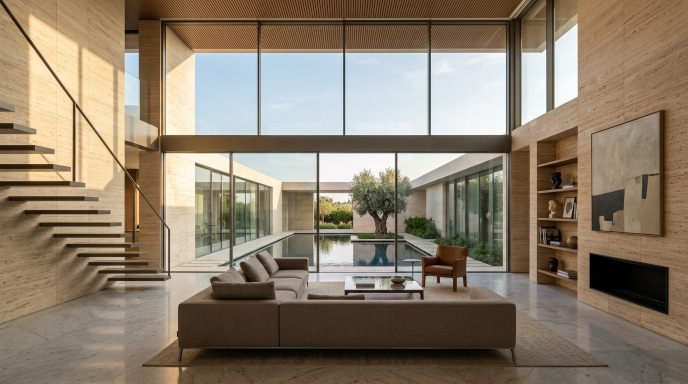
#> input picture assets/images/hero_render.jpg, 1376 x 768 px (shown at 1/2 size)
$ python generate_hero_video.py
#> lines starting #> are read from the running program, lines starting #| are printed output that depends on the picture
import cv2
import numpy as np
import math
from PIL import Image

def create_hero_video(render_path, sketch_path, output_path, duration=10, fps=30):
#> called with render_path = 'assets/images/hero_render.jpg', sketch_path = 'assets/images/hero_sketch.jpg', output_path = 'assets/images/hero_cinematic.mp4', duration = 10, fps = 30
    print("Loading source images...")
    # Target resolution
    width, height = 1920, 1080
    total_frames = duration * fps

    # Load with PIL for high quality resize
    img_render_pil = Image.open(render_path).convert('RGB').resize((width, height), Image.Resampling.LANCZOS)
    img_sketch_pil = Image.open(sketch_path).convert('RGB').resize((width, height), Image.Resampling.LANCZOS)
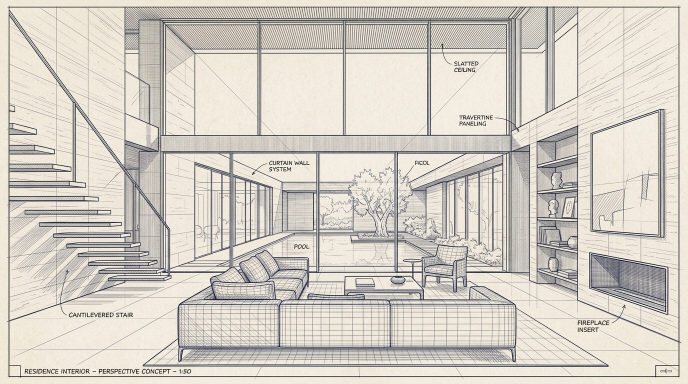
#> input picture assets/images/hero_sketch.jpg, 1376 x 768 px (shown at 1/2 size)
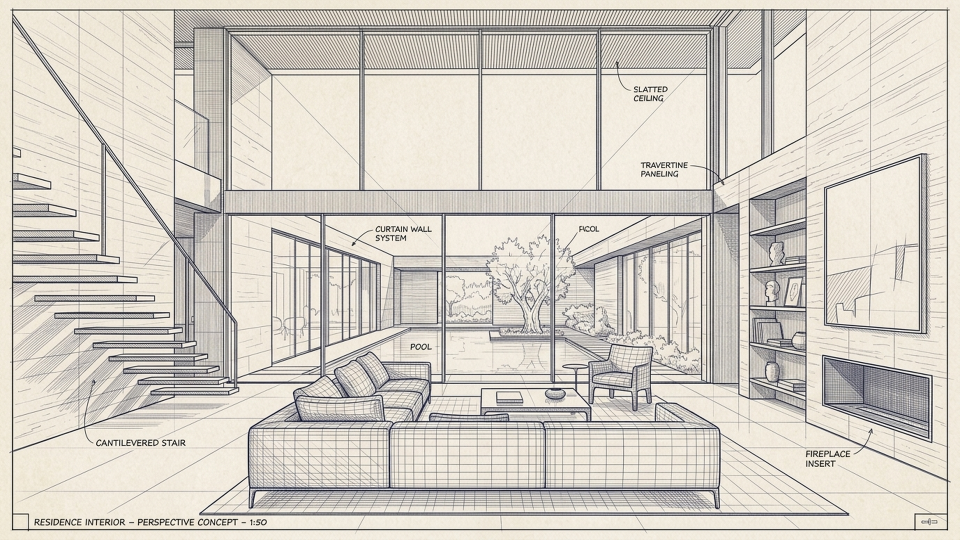
#> img_sketch_pil: PIL image 1920x1080 RGB (shown at 1/2 size); mean R, G, B 211.6, 206.2, 197.3

    # Convert to OpenCV BGR numpy arrays
    img_render = cv2.cvtColor(np.array(img_render_pil), cv2.COLOR_RGB2BGR)
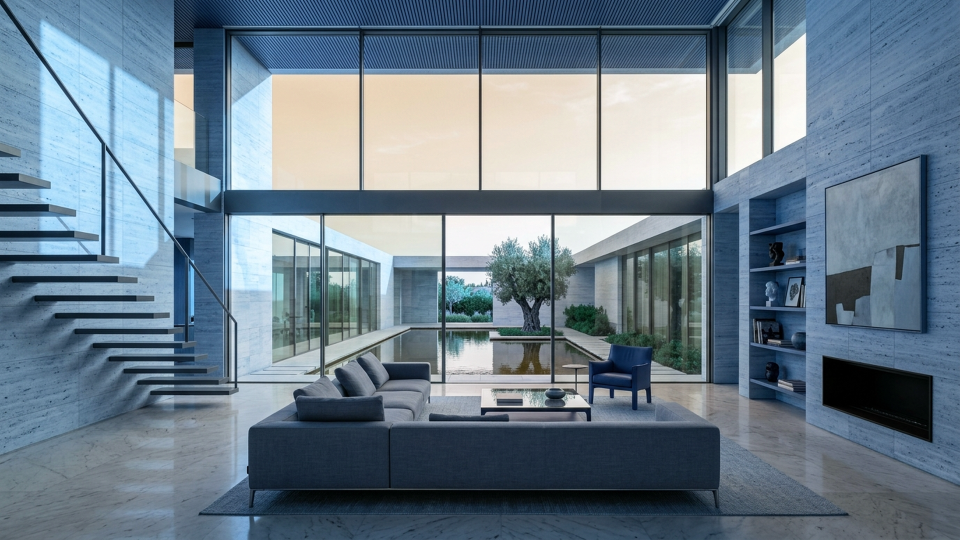
#> img_render: shape (1080, 1920, 3) (shown at 1/2 size); mean R, G, B 107.1, 125.1, 139.3
    img_sketch = cv2.cvtColor(np.array(img_sketch_pil), cv2.COLOR_RGB2BGR)
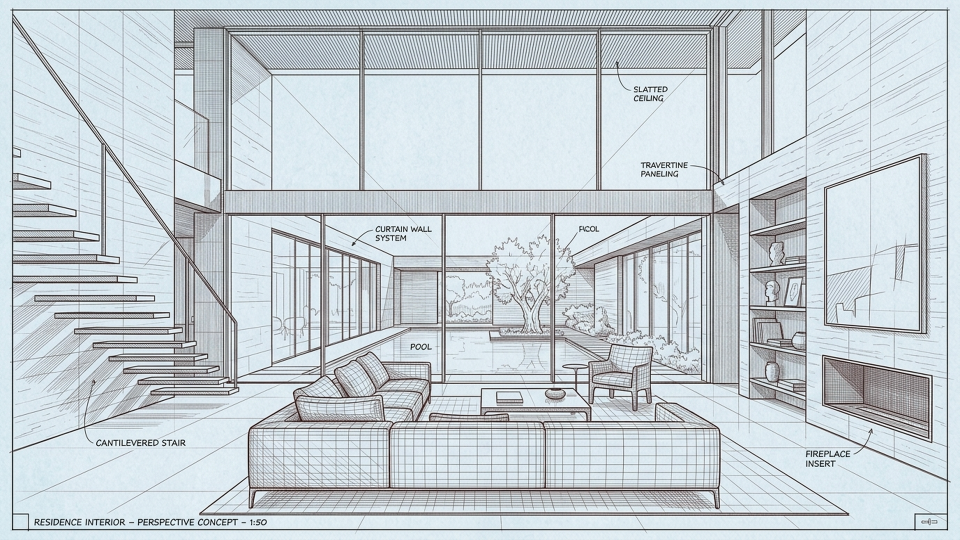
#> img_sketch: shape (1080, 1920, 3) (shown at 1/2 size); mean R, G, B 197.3, 206.2, 211.6

    # Video Writer
    # Try mp4v or avc1 codec
    fourcc = cv2.VideoWriter_fourcc(*'mp4v')
    out = cv2.VideoWriter(output_path, fourcc, fps, (width, height))

    print(f"Generating {total_frames} frames ({duration}s @ {fps}fps)...")

    for f in range(total_frames):
        # Progress
        if f % 60 == 0:
            print(f"Progress: {f}/{total_frames} frames ({f/total_frames*100:.1f}%)")

        t = f / total_frames # 0.0 to 1.0

        # Smooth oscillation starting strictly at left edge (0.0 = 100% sketch)
        # Cosine curve: (1 - cos(2*pi*t)) / 2 starts at 0.0, reaches 1.0 at t=0.5, returns to 0.0 at t=1.0
        osc = (1.0 - math.cos(t * 2 * math.pi)) / 2.0
        sweep_x = int(osc * width)

        # Slow cinematic subtle camera pan (Ken Burns drift: 1.0 to 1.04)
        zoom = 1.0 + 0.035 * math.sin(t * 2 * math.pi)
        pan_x = int(15 * math.sin(t * 2 * math.pi))
        pan_y = int(8 * math.cos(t * 2 * math.pi))

        # Apply crop zoom to both images identically
        zw = int(width / zoom)
        zh = int(height / zoom)
        x1 = max(0, min(width - zw, (width - zw)//2 + pan_x))
        y1 = max(0, min(height - zh, (height - zh)//2 + pan_y))

        curr_render = cv2.resize(img_render[y1:y1+zh, x1:x1+zw], (width, height), interpolation=cv2.INTER_LINEAR)
        curr_sketch = cv2.resize(img_sketch[y1:y1+zh, x1:x1+zw], (width, height), interpolation=cv2.INTER_LINEAR)

        # Composite frame: Left side = Render, Right side = Sketch (or vice versa depending on direction)
        # When moving right, render is revealed
        frame = np.empty_like(curr_render)
        frame[:, :sweep_x] = curr_render[:, :sweep_x]
        frame[:, sweep_x:] = curr_sketch[:, sweep_x:]

        # Draw Azura Blue Laser Beam with Glow
        # Laser beam parameters:
        beam_glow_radius = 24
        glow_x1 = max(0, sweep_x - beam_glow_radius)
        glow_x2 = min(width, sweep_x + beam_glow_radius)

        if glow_x2 > glow_x1:
            # Create glow overlay
            glow_strip = frame[:, glow_x1:glow_x2].astype(np.float32)

            # Distance from center of beam
            xs = np.arange(glow_x1, glow_x2) - sweep_x
            glow_profile = np.exp(-(xs**2) / (2 * (7.0**2))) # Gaussian

            # Azura blue laser color (BGR: [248, 189, 56] in RGB -> BGR: [248, 189, 56])
            laser_color_bgr = np.array([248, 189, 56], dtype=np.float32) # #38bdf8 in BGR
            gold_color_bgr = np.array([128, 168, 197], dtype=np.float32) # #c5a880 in BGR

            for i, x_offset in enumerate(xs):
                g = glow_profile[i]
                # Blend laser glow
                col = glow_x1 + i
                frame[:, col] = np.clip(
                    frame[:, col].astype(np.float32) * (1.0 - 0.45 * g) +
                    (laser_color_bgr * 0.75 + gold_color_bgr * 0.25) * g * 1.6,
                    0, 255
                ).astype(np.uint8)

            # Sharp intense white-cyan core line (2-3px)
            core_x1 = max(0, sweep_x - 1)
            core_x2 = min(width, sweep_x + 2)
            frame[:, core_x1:core_x2] = np.clip(
                frame[:, core_x1:core_x2].astype(np.float32) * 0.2 + np.array([255, 245, 230], dtype=np.float32) * 0.9,
                0, 255
            ).astype(np.uint8)

        out.write(frame)
#> this loop made 300 passes
#> pass 2, in create_hero_video, `curr_sketch = cv2.resize(img_sketch[y1:y1+zh, x1:x1+zw], (width, heigh..`:
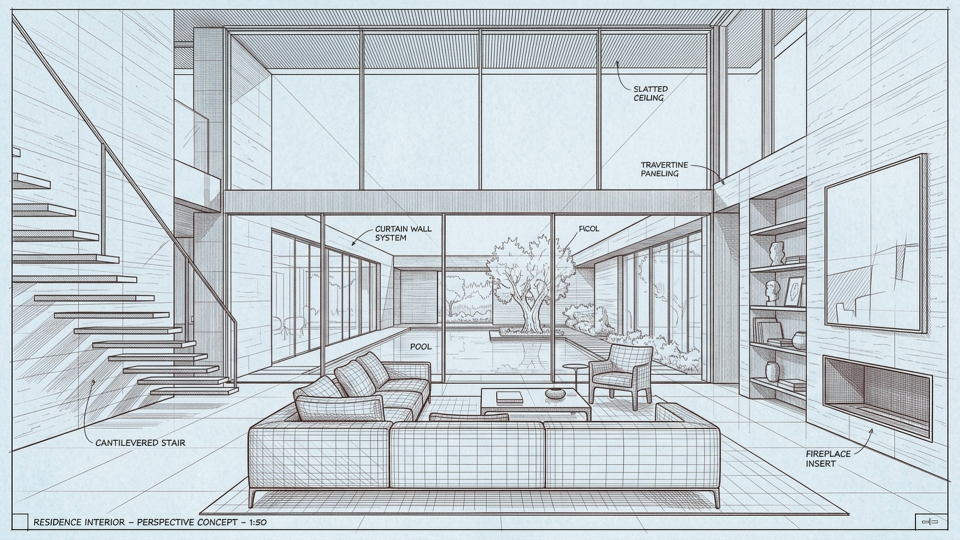
#> curr_sketch: shape (1080, 1920, 3) (shown at 1/2 size); mean R, G, B 197.1, 206.1, 211.4
#> pass 3, in create_hero_video, `curr_render = cv2.resize(img_render[y1:y1+zh, x1:x1+zw], (width, heigh..`:
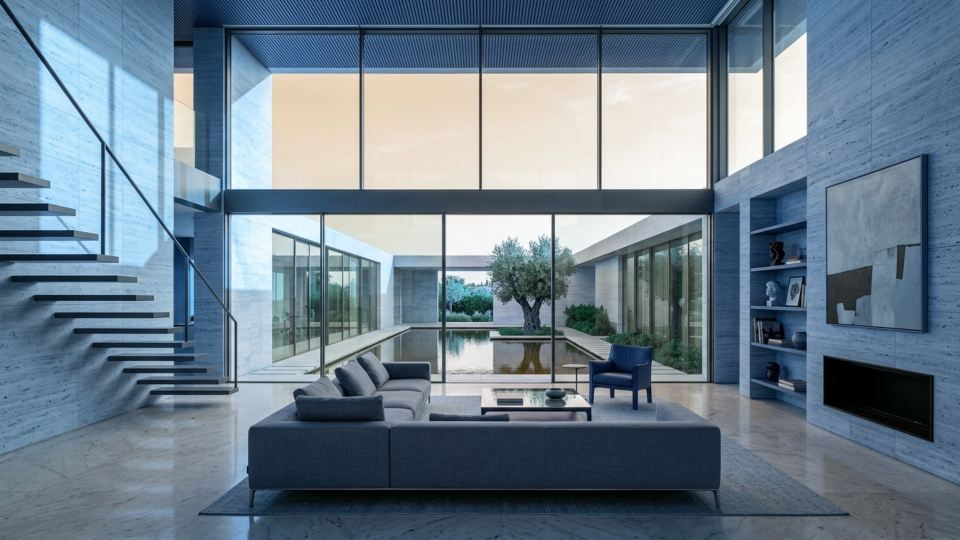
#> curr_render: shape (1080, 1920, 3) (shown at 1/2 size); mean R, G, B 107.1, 125.1, 139.2

    out.release()
    print(f"Hero video successfully generated at: {output_path}")

if __name__ == '__main__':
    render = 'assets/images/hero_render.jpg'
    sketch = 'assets/images/hero_sketch.jpg'
    output = 'assets/images/hero_cinematic.mp4'
    create_hero_video(render, sketch, output, duration=10, fps=30)
